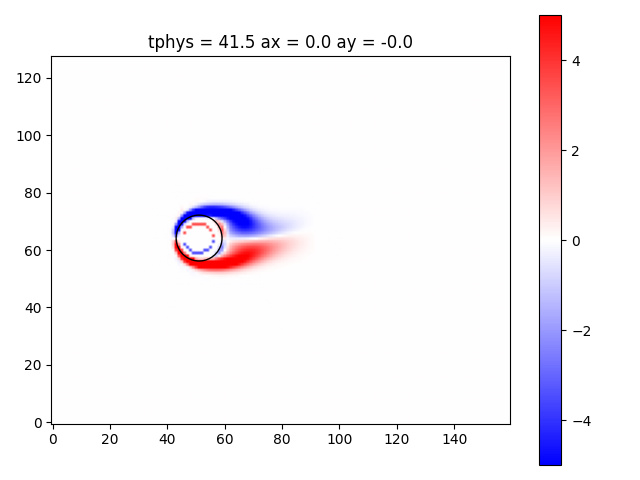
#> input picture images/test_100step.png, 640 x 480 px; its folder holds 4 pictures in this run
$ python gif.py
#> lines starting #> are read from the running program, lines starting #| are printed output that depends on the picture
import imageio.v2 as imageio
import os

def create_GIF(frames_dir, output_gif):


    # 读取所有图片文件并排序（假设文件名中有数字）
#> called with frames_dir = 'images', output_gif = 'viv_simulation_2.gif'
    frame_files = sorted(
        [f for f in os.listdir(frames_dir) if f.endswith(".png")],
        key=lambda x: int("".join(filter(str.isdigit, x)))
    )

    # 读取图像帧
    frames = [imageio.imread(os.path.join(frames_dir, f)) for f in frame_files]
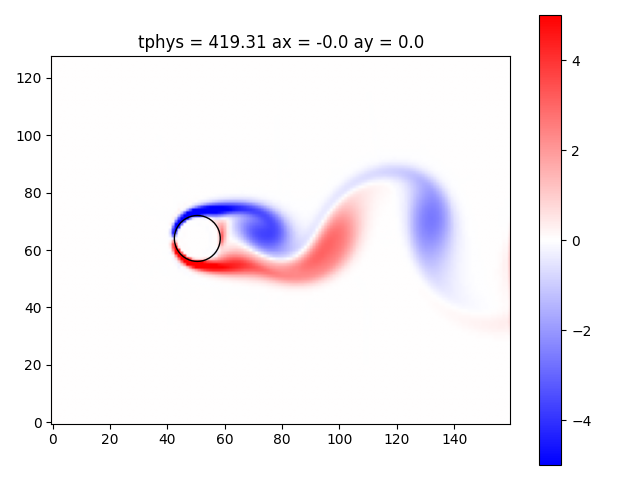
#> input picture images/test_1001step.png, 640 x 480 px
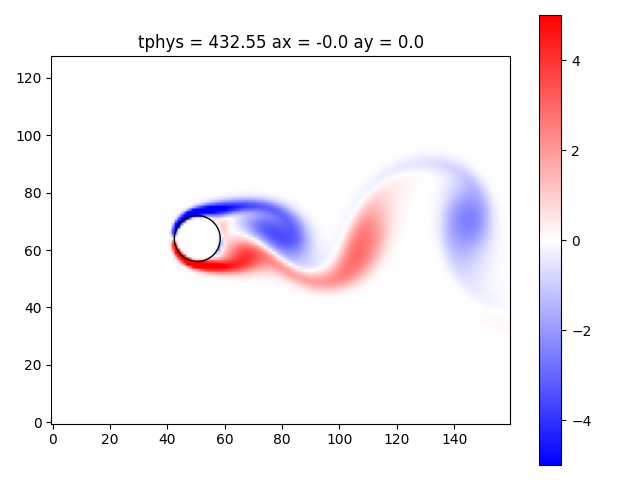
#> input picture images/test_1032step.png, 640 x 480 px
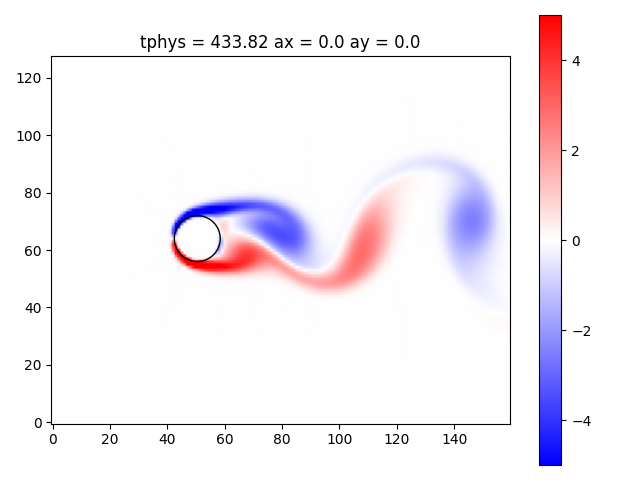
#> input picture images/test_1035step.png, 640 x 480 px

    # 保存为 GIF
    imageio.mimsave(output_gif, frames, fps=100)

if __name__ == "__main__":
    frames_dir = "images"
    output_gif = "viv_simulation_2.gif"

    create_GIF(frames_dir, output_gif)
